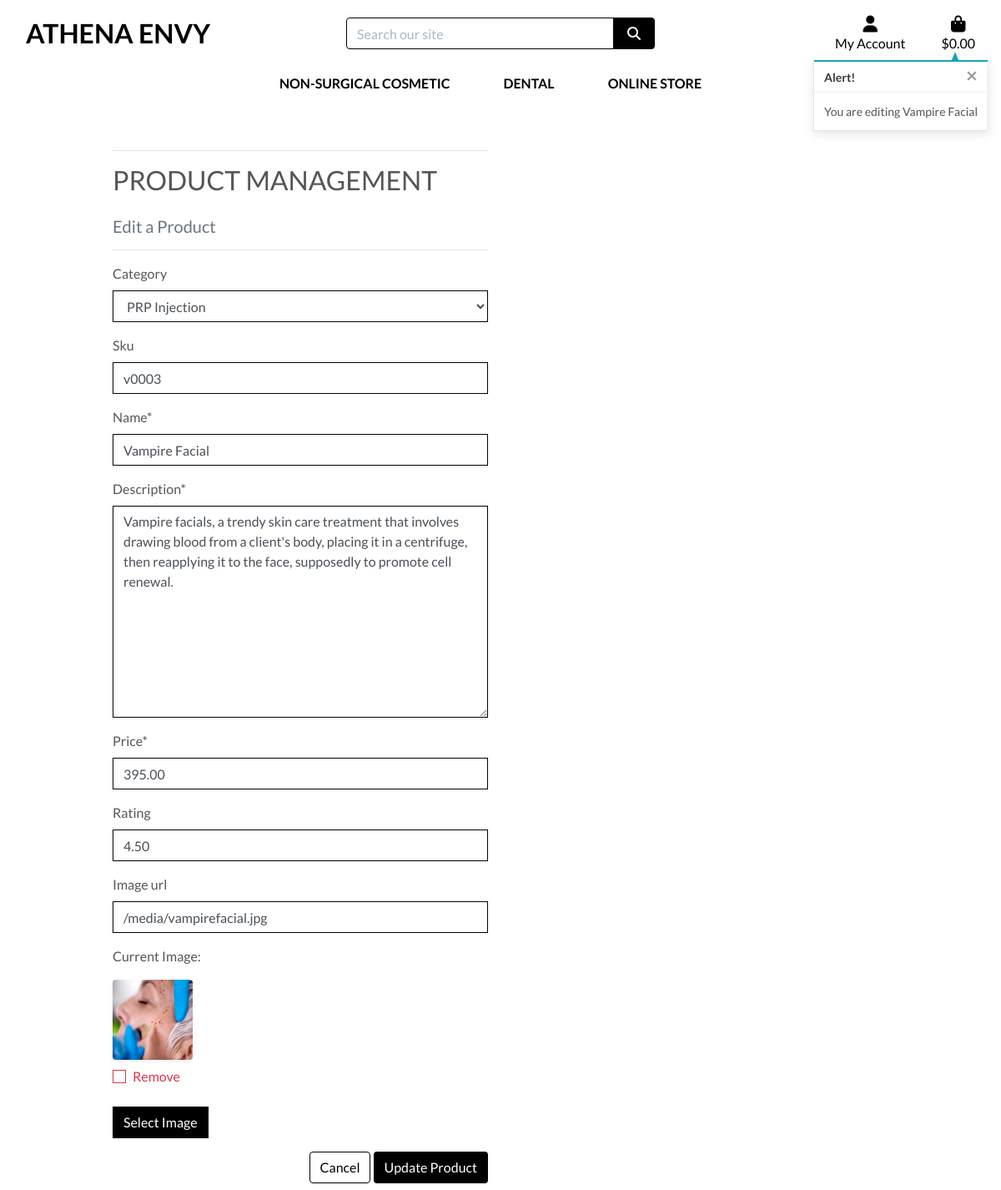
/products/edit/3/ (signed in), run on an earlier commit of the app's database.
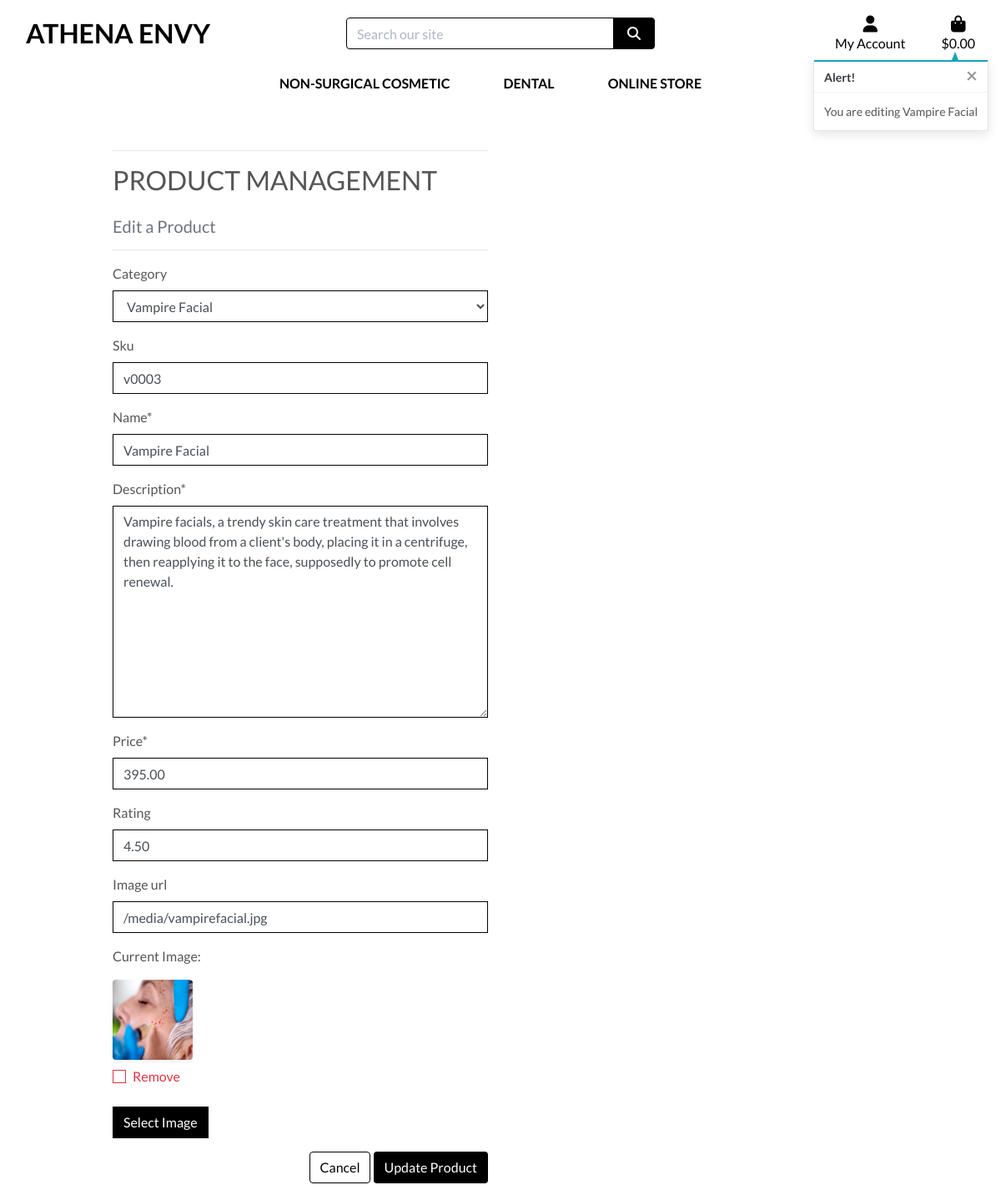
And on a later commit of the database.
### products/models.py (models this page shows, shortened)
class Product(models.Model):
    category = models.ForeignKey('Category', null=True, blank=True, on_delete=models.SET_NULL)
    sku = models.CharField(max_length=254, null=True, blank=True)
    name = models.CharField(max_length=254)
    description = models.TextField()
    price = models.DecimalField(max_digits=6, decimal_places=2)
    rating = models.DecimalField(max_digits=6, decimal_places=2, null=True, blank=True)
    image_url = models.URLField(max_length=1024, null=True, blank=True)
    image = models.ImageField(null=True, blank=True)

### products/views.py (the view)
# urls.py: path('edit/<int:product_id>/', views.edit_product, name='edit_product'),
@login_required
def edit_product(request, product_id):
    if not request.user.is_superuser:
        messages.error(request, 'Sorry, only store owners can do that.')
        return redirect(reverse('home'))
    product = get_object_or_404(Product, pk=product_id)
    if request.method == 'POST':
        form = ProductForm(request.POST, request.FILES, instance=product)
        if form.is_valid():
            form.save()
            messages.success(request, 'Successfully updated product!')
            return redirect(reverse('product_detail', args=[product.id]))
        else:
            messages.error(request, 'Failed to update product. Please ensure the form is valid.')
    else:
        form = ProductForm(instance=product)
        messages.info(request, f'You are editing {product.name}')
    template = 'products/edit_product.html'
    context = {
        'form': form,
        'product': product,
    }
    return render(request, template, context)

### products/forms.py
class ProductForm(forms.ModelForm):
    class Meta:
        model = Product
        fields = '__all__'
    image = forms.ImageField(label='Image', required=False, widget=CustomClearableFileInput)
    def __init__(self, *args, **kwargs):
        super().__init__(*args, **kwargs)
        categories = Category.objects.all()
        friendly_names = [(c.id, c.get_friendly_name()) for c in categories]
        self.fields['category'].choices = friendly_names
        for field_name, field in self.fields.items():
            field.widget.attrs['class'] = 'border-black rounded-0'

### products/models.py (called while the page is built)
    def get_friendly_name(self):
        return self.friendly_name

### products/templates/products/edit_product.html (shortened to what this page needs)
{% extends "base.html" %}
{% load static %}
{% block page_header %}
    <div class="container header-container">
    </div>
{% endblock %}
{% block content %}
    <div class="overlay"></div>
    <div class="container">
        <div class="row">
            <div class="col-12 col-md-6">
                <hr>
                <h2 class="logo-font mb-4">Product Management</h2>
                <h5 class="text-muted">Edit a Product</h5>
                <hr>
            </div>
        </div>
        <div class="row">
            <div class="col-12 col-md-6">
                <form method="POST" action="{% url 'edit_product' product.id %}" class="form mb-2" enctype="multipart/form-data">
                    {% for field in form %}
                        {% if field.name != 'image' %}
                            {{ field | as_crispy_field }}
                        {% else %}
                            {{ field }}
                        {% endif %}
                    {% endfor %}
                    <div class="text-right">
                        <a class="btn btn-outline-black rounded-1" href="{% url 'products' %}">Cancel</a>
                        <button class="btn btn-black rounded-1" type="submit">Update Product</button>
                    </div>
                </form>
            </div>
        </div>
    </div>
{% endblock %}

What changed in the data, as far as the page shows it:
changed Product "Vampire Facial": category "PRP Injection" → "Vampire Facial"
